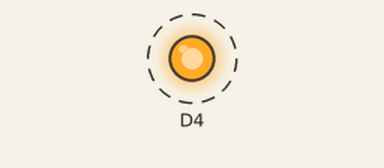
The sketch below on a simulated ESP8266 (NodeMCU). Shown: output pins drawn as LEDs (lit = HIGH). Dashed ring = blinking.

Above: at 0.5 s.
Timing chart, 0 to 4.6 s (numbered marks = the images above):
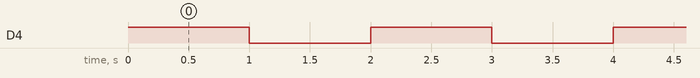

The sketch:

sketch_jun04a.ino
```cpp
void setup() {
  // put your setup code here, to run once:
  pinMode(D4,OUTPUT);

}

void loop() {
  // put your main code here, to run repeatedly:
digitalWrite(D4,HIGH);
delay(1000);
digitalWrite(D4,LOW);
delay(1000);
}
```

Measured:
- by itself, D4: alternates HIGH for 1.0 s and LOW for 1.0 s
